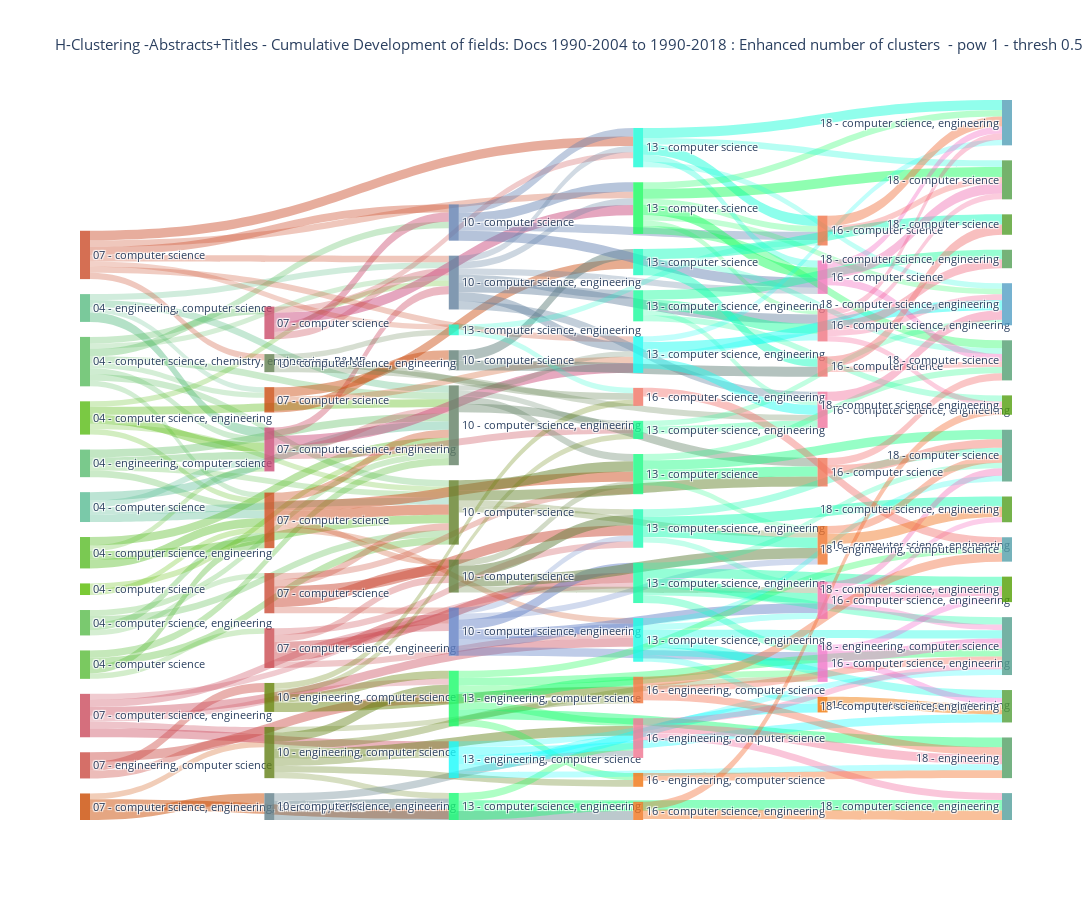

Write notebook code for a chart like this one.
### Markdown cell above
#### Draw

### Code cell
fig = go.Figure(data=[go.Sankey(
    node = dict(
      pad = 15,
      thickness = 10,
      line = dict(color = "black", width = 0),
      label = labels_all_new,
      color = colors_all #"blue"
    ),
    link = dict(
      source = similarity_source,# 1, 0, 2, 3, 3], # indices correspond to labels, eg A1, A2, A2, B1, ...
      target = similarity_target,# 3, 3, 4, 4, 5],
      value = similarity_value,# 4, 2, 8, 4, 2],
      color = final_colors_links #"grey"
  ))])

fig.update_layout(title_text="H-Clustering -"+data_type+" Development of fields: Docs 1990-2004 to "+last_period_start+"-2018 : Enhanced number of clusters  - pow "+str(power)+" - thresh "+str(link_strength_threshold), font_size=11)
fig.update_layout(
    autosize=False,
    width=1500,
    height=900)
fig.show()

### Figure 1 — Plotly figure (JSON) as saved in the notebook; plotly's stock layout.template omitted (floating-point values rounded to 4 significant figures; data arrays with more than 128 entries replaced by an {"elided": "..."} marker saying what was removed)
{"data": [{"link": {"color": {"elided": "228 str values"}, "source": {"elided": "228 int values"}, "target": {"elided": "228 int values"}, "value": {"elided": "228 float values"}}, "node": {"color": ["rgba(0.34765625, 0.73828125, 0.5809722222222222, 0.8)", "rgba(0.34765625, 0.73828125, 0.5096006944444444, 0.8)", "rgba(0.34765625, 0.73828125, 0.43822916666666667, 0.8)", "rgba(0.34765625, 0.73828125, 0.3668576388888889, 0.8)", "rgba(0.34765625, 0.73828125, 0.2954861111111111, 0.8)", "rgba(0.34765625, 0.73828125, 0.22411458333333334, 0.8)", "rgba(0.34765625, 0.73828125, 0.15274305555555556, 0.8)", "rgba(0.34765625, 0.73828125, 0.08137152777777779, 0.8)", "rgba(0.34765625, 0.73828125, 0.010000000000000009, 0.8)", "rgba(0.796875, 0.29296875, 0.4650625, 0.8)", "rgba(0.796875, 0.29296875, 0.4145, 0.8)", "rgba(0.796875, 0.29296875, 0.3639375, 0.8)", "rgba(0.796875, 0.29296875, 0.313375, 0.8)", "rgba(0.796875, 0.29296875, 0.2628125, 0.8)", "rgba(0.796875, 0.29296875, 0.21225000000000005, 0.8)", "rgba(0.796875, 0.29296875, 0.16168750000000004, 0.8)", "rgba(0.796875, 0.29296875, 0.11112500000000003, 0.8)", "rgba(0.796875, 0.29296875, 0.06056250000000002, 0.8)", "rgba(0.796875, 0.29296875, 0.010000000000000009, 0.8)", "rgba(0.3828125, 0.50390625, 0.7715056818181818, 0.8)", "rgba(0.3828125, 0.50390625, 0.6953551136363636, 0.8)", "rgba(0.3828125, 0.50390625, 0.6192045454545454, 0.8)", "rgba(0.3828125, 0.50390625, 0.5430539772727272, 0.8)", "rgba(0.3828125, 0.50390625, 0.46690340909090905, 0.8)", "rgba(0.3828125, 0.50390625, 0.3907528409090909, 0.8)", "rgba(0.3828125, 0.50390625, 0.3146022727272727, 0.8)", "rgba(0.3828125, 0.50390625, 0.2384517045454545, 0.8)", "rgba(0.3828125, 0.50390625, 0.1623011363636363, 0.8)", "rgba(0.3828125, 0.50390625, 0.0861505681818181, 0.8)", "rgba(0.3828125, 0.50390625, 0.009999999999999898, 0.8)", "rgba(0.09375, 0.98828125, 0.36814732142857143, 0.8)", "rgba(0.09375, 0.98828125, 0.41598214285714286, 0.8)", "rgba(0.09375, 0.98828125, 0.4638169642857143, 0.8)", "rgba(0.09375, 0.98828125, 0.5116517857142857, 0.8)", "rgba(0.09375, 0.98828125, 0.5594866071428571, 0.8)", "rgba(0.09375, 0.98828125, 0.6073214285714286, 0.8)", "rgba(0.09375, 0.98828125, 0.65515625, 0.8)", "rgba(0.09375, 0.98828125, 0.7029910714285714, 0.8)", "rgba(0.09375, 0.98828125, 0.7508258928571429, 0.8)", "rgba(0.09375, 0.98828125, 0.7986607142857143, 0.8)", "rgba(0.09375, 0.98828125, 0.8464955357142857, 0.8)", "rgba(0.09375, 0.98828125, 0.8943303571428571, 0.8)", "rgba(0.09375, 0.98828125, 0.9421651785714286, 0.8)", "rgba(0.09375, 0.98828125, 0.99, 0.8)", "rgba(0.9453125, 0.45703125, 0.7845208333333333, 0.8)", "rgba(0.9453125, 0.45703125, 0.7291979166666667, 0.8)", "rgba(0.9453125, 0.45703125, 0.673875, 0.8)", "rgba(0.9453125, 0.45703125, 0.6185520833333333, 0.8)", "rgba(0.9453125, 0.45703125, 0.5632291666666667, 0.8)", "rgba(0.9453125, 0.45703125, 0.50790625, 0.8)", "rgba(0.9453125, 0.45703125, 0.45258333333333334, 0.8)", "rgba(0.9453125, 0.45703125, 0.39726041666666667, 0.8)", "rgba(0.9453125, 0.45703125, 0.3419375, 0.8)", "rgba(0.9453125, 0.45703125, 0.28661458333333334, 0.8)", "rgba(0.9453125, 0.45703125, 0.23129166666666667, 0.8)", "rgba(0.9453125, 0.45703125, 0.17596875, 0.8)", "rgba(0.9453125, 0.45703125, 0.12064583333333334, 0.8)", "rgba(0.9453125, 0.45703125, 0.06532291666666667, 0.8)", "rgba(0.9453125, 0.45703125, 0.010000000000000009, 0.8)", "rgba(0.32421875, 0.625, 0.7735833333333333, 0.8)", "rgba(0.32421875, 0.625, 0.7190416666666667, 0.8)", "rgba(0.32421875, 0.625, 0.6645, 0.8)", "rgba(0.32421875, 0.625, 0.6099583333333334, 0.8)", "rgba(0.32421875, 0.625, 0.5554166666666667, 0.8)", "rgba(0.32421875, 0.625, 0.500875, 0.8)", "rgba(0.32421875, 0.625, 0.4463333333333333, 0.8)", "rgba(0.32421875, 0.625, 0.39179166666666665, 0.8)", "rgba(0.32421875, 0.625, 0.33725, 0.8)", "rgba(0.32421875, 0.625, 0.28270833333333334, 0.8)", "rgba(0.32421875, 0.625, 0.22816666666666663, 0.8)", "rgba(0.32421875, 0.625, 0.17362499999999992, 0.8)", "rgba(0.32421875, 0.625, 0.11908333333333332, 0.8)", "rgba(0.32421875, 0.625, 0.06454166666666661, 0.8)", "rgba(0.32421875, 0.625, 0.010000000000000009, 0.8)"], "label": ["04 - computer science", "04 - engineering, computer science", "04 - engineering, computer science", "04 - computer science, chemistry, engineering, B&MB", "04 - computer science, engineering", "04 - computer science", "04 - computer science, engineering", "04 - computer science, engineering", "04 - computer science", "07 - computer science, engineering", "07 - computer science", "07 - computer science, engineering", "07 - computer science, engineering", "07 - engineering, computer science", "07 - computer science", "07 - computer science", "07 - computer science", "07 - computer science", "07 - computer science, engineering, chemistry, B&MB", "10 - computer science, engineering", "10 - computer science", "10 - computer science, engineering", "10 - computer science, engineering", "10 - computer science", "10 - computer science, engineering", "10 - computer science, engineering", "10 - computer science", "10 - computer science", "10 - engineering, computer science", "10 - engineering, computer science", "13 - computer science", "13 - engineering, computer science", "13 - computer science, engineering", "13 - computer science", "13 - computer science, engineering", "13 - computer science, engineering", "13 - computer science, engineering", "13 - computer science, engineering", "13 - computer science", "13 - computer science, engineering", "13 - computer science", "13 - computer science, engineering", "13 - computer science, engineering", "13 - engineering, computer science", "16 - computer science, engineering", "16 - computer science", "16 - computer science, engineering", "16 - computer science, engineering", "16 - engineering, computer science", "16 - computer science, engineering", "16 - computer science", "16 - computer science, engineering", "16 - computer science", "16 - computer science", "16 - engineering, computer science", "16 - computer science, engineering", "16 - computer science, engineering", "16 - engineering, computer science", "16 - computer science, engineering", "18 - computer science, engineering", "18 - computer science, engineering", "18 - engineering, computer science", "18 - computer science, engineering", "18 - engineering, computer science", "18 - computer science", "18 - computer science", "18 - engineering", "18 - computer science, engineering", "18 - computer science", "18 - computer science, engineering", "18 - computer science", "18 - computer science, engineering", "18 - computer science, engineering", "18 - computer science, engineering"], "line": {"color": "black", "width": 0}, "pad": 15, "thickness": 10}, "type": "sankey"}], "layout": {"autosize": false, "font": {"size": 11}, "height": 900, "title": {"text": "H-Clustering -Abstracts+Titles - Cumulative Development of fields: Docs 1990-2004 to 1990-2018 : Enhanced number of clusters  - pow 1 - thresh 0.5"}, "width": 1500}}
